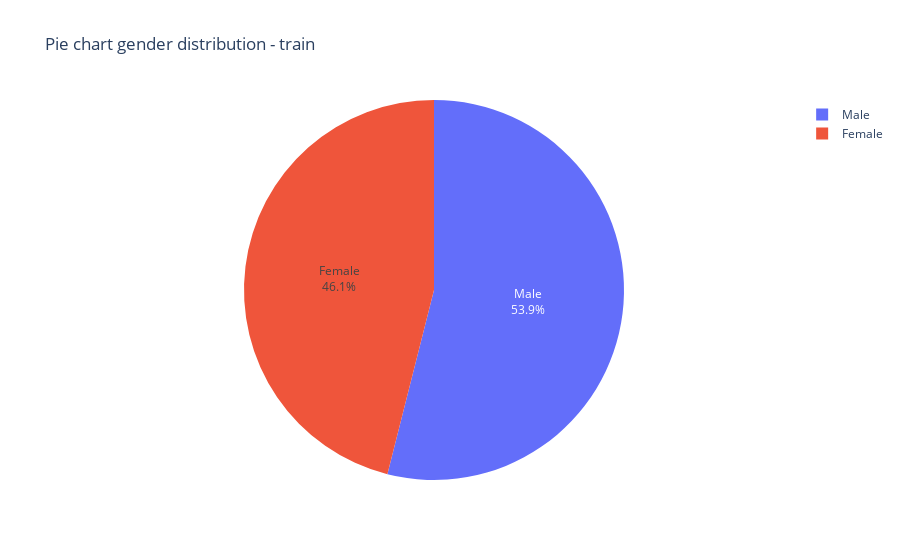

The notebook cell saved with this chart:
### Code cell
# Gender train

labels = ["Male", "Female"]
values = [male_X_train, female_X_train]

fig = go.Figure(data=[go.Pie(labels=labels, values=values,  textinfo="label+percent")])
fig.update_layout(title_text="Pie chart gender distribution - train")
fig.show()

### Figure 1 — Plotly figure (JSON) as saved in the notebook; plotly's stock layout.template omitted (floating-point values rounded to 4 significant figures)
{"data": [{"labels": ["Male", "Female"], "textinfo": "label+percent", "type": "pie", "values": [39570, 33783]}], "layout": {"title": {"text": "Pie chart gender distribution - train"}}}
